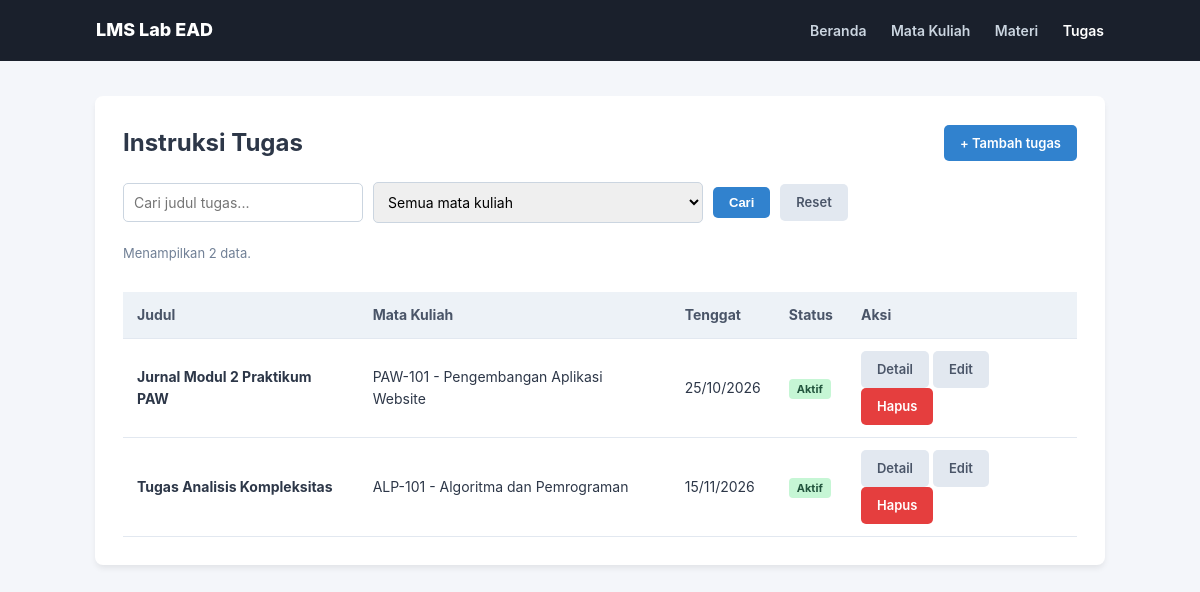
/tugas.php, run on the app's committed database.
### tables this page shows
CREATE TABLE IF NOT EXISTS tugas (
    id INT UNSIGNED AUTO_INCREMENT PRIMARY KEY,
    mata_kuliah_id INT UNSIGNED NOT NULL,
    judul VARCHAR(150) NOT NULL,
    instruksi TEXT NOT NULL,
    tenggat DATE NOT NULL,
    status VARCHAR(20) NOT NULL,
    FOREIGN KEY (mata_kuliah_id) REFERENCES mata_kuliah(id) ON DELETE RESTRICT
);

CREATE TABLE IF NOT EXISTS mata_kuliah (
    id INT UNSIGNED AUTO_INCREMENT PRIMARY KEY,
    kode VARCHAR(20) NOT NULL UNIQUE,
    nama VARCHAR(100) NOT NULL,
    dosen VARCHAR(100) NOT NULL,
    semester TINYINT UNSIGNED NOT NULL
);

### tugas.php (the view, shortened to what this page needs)
<?php
require 'koneksi.php';
$cari = trim($_GET['cari'] ?? '');
$query = "SELECT t.*, mk.nama AS nama_mk, mk.kode AS kode_mk
          FROM tugas t
          JOIN mata_kuliah mk ON t.mata_kuliah_id = mk.id
          WHERE t.judul LIKE ?";
$params = ["%" . $cari . "%"];
$types = "s";
$query .= " ORDER BY t.id DESC";
$stmt = $conn->prepare($query);
$stmt->bind_param($types, ...$params);
$stmt->execute();
$hasil = $stmt->get_result();
?>
<!DOCTYPE html>
<html lang="id">
<head>
    <link rel="stylesheet" href="style.css">
</head>
<body>
    <header class="navbar">
        <div style="font-weight: 800; font-size: 18px;">LMS Lab EAD</div>
        <nav>
            <a href="index.php">Beranda</a>
            <a href="matakuliah.php">Mata Kuliah</a>
            <a href="materi.php">Materi</a>
            <a href="tugas.php" class="active">Tugas</a>
        </nav>
    </header>
    <main class="container">
        <div class="card">
            <div style="display: flex; justify-content: space-between; align-items: center; margin-bottom: 20px;">
                <h2 style="margin: 0;">Instruksi Tugas</h2>
                <a href="tambah_tugas.php" class="btn btn-primary">+ Tambah tugas</a>
            </div>
            <form method="get" class="filter-bar">
                <input type="text" name="cari" placeholder="Cari judul tugas..." value="<?= htmlspecialchars($cari); ?>">
                <select name="mata_kuliah_id">
                    <option value="">Semua mata kuliah</option>
                </select>
                <button type="submit" class="btn btn-primary">Cari</button>
                <a href="tugas.php" class="btn btn-secondary">Reset</a>
            </form>
            <p style="font-size: 13px; color: #718096;">Menampilkan <?= $hasil->num_rows; ?> data.</p>
            <?php if ($hasil->num_rows === 0): ?>
                <p>Data tidak ditemukan.</p>
            <?php else: ?>
                <div class="table-responsive">
                    <table>
                        <thead>
                            <tr>
                                <th>Judul</th>
                                <th>Mata Kuliah</th>
                                <th>Tenggat</th>
                                <th>Status</th>
                                <th>Aksi</th>
                            </tr>
                        </thead>
                        <tbody>
                            <?php while ($row = $hasil->fetch_assoc()): ?>
                                <tr>
                                    <td><strong><?= htmlspecialchars($row['judul']); ?></strong></td>
                                    <td><?= htmlspecialchars($row['kode_mk'] . ' - ' . $row['nama_mk']); ?></td>
                                    <td><?= date('d/m/Y', strtotime($row['tenggat'])); ?></td>
                                    <td>
                                        <span class="badge badge-<?= strtolower($row['status']); ?>">
                                            <?= htmlspecialchars($row['status']); ?>
                                        </span>
                                    </td>
                                    <td>
                                        <a href="detail_tugas.php?id=<?= $row['id']; ?>" class="btn btn-secondary">Detail</a>
                                        <a href="edit_tugas.php?id=<?= $row['id']; ?>" class="btn btn-secondary">Edit</a>
                                        <a href="hapus_tugas.php?id=<?= $row['id']; ?>" class="btn btn-danger">Hapus</a>
                                    </td>
                                </tr>
                            <?php endwhile; ?>
                        </tbody>
                    </table>
                </div>
            <?php endif; ?>
        </div>
    </main>
</body>
</html>

### style.css (style rules this page uses)
* { box-sizing: border-box; }
body { margin: 0; padding: 0; font-family: -apple-system, BlinkMacSystemFont, "Segoe UI", Roboto, Helvetica, Arial, sans-serif; background-color: #f4f6fa; color: #2d3748; line-height: 1.6; }
.navbar { background: #1a202c; color: #ffffff; padding: 16px 8%; display: flex; justify-content: space-between; align-items: center; }
.navbar a { color: #cbd5e0; text-decoration: none; margin-left: 20px; font-size: 14px; font-weight: 600; }
.navbar a:hover, .navbar a.active { color: #ffffff; }
.container { max-width: 1050px; margin: 35px auto; padding: 0 20px; }
.card { background: #ffffff; border-radius: 8px; box-shadow: 0 4px 6px -1px rgba(0,0,0,0.08); padding: 28px; margin-bottom: 25px; }
.table-responsive { overflow-x: auto; }
table { width: 100%; border-collapse: collapse; margin-top: 15px; }
table th, table td { padding: 12px 14px; text-align: left; border-bottom: 1px solid #e2e8f0; font-size: 14px; }
table th { background-color: #edf2f7; color: #4a5568; font-weight: 700; }
.btn { display: inline-block; padding: 8px 16px; border-radius: 5px; font-size: 13px; font-weight: 600; text-decoration: none; cursor: pointer; border: none; }
.btn-primary { background: #3182ce; color: white; }
.btn-secondary { background: #e2e8f0; color: #4a5568; }
.btn-danger { background: #e53e3e; color: white; }
input[type="text"], input[type="number"], input[type="date"], select, textarea { width: 100%; max-width: 600px; padding: 10px; border: 1px solid #cbd5e0; border-radius: 5px; font-size: 14px; font-family: inherit; }
.filter-bar { display: flex; gap: 10px; align-items: center; margin-bottom: 20px; flex-wrap: wrap; }
.filter-bar input, .filter-bar select { width: auto; min-width: 200px; }
.badge { padding: 3px 8px; border-radius: 4px; font-size: 11px; font-weight: 700; }
.badge-aktif { background: #c6f6d5; color: #22543d; }

### data on the page
tugas: judul "Jurnal Modul 2 Praktikum PAW", mata_kuliah.nama "PAW-101 - Pengembangan Aplikasi Website", tenggat "25/10/2026", status "Aktif"
tugas: judul "Tugas Analisis Kompleksitas", mata_kuliah.nama "ALP-101 - Algoritma dan Pemrograman", tenggat "15/11/2026", status "Aktif"

### other printed values
$hasil->num_rows "2"
